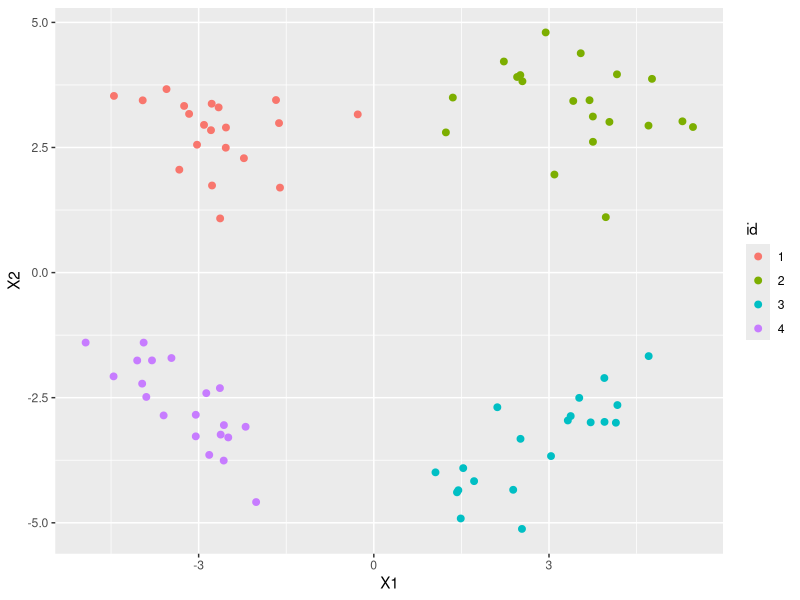

Reproduce this figure in R.
## ---- chunk 1
library(mvtnorm)
library(ggplot2)
## ---- chunk 2
genCluster<-function(n,id,mu=c(0,0),sigma=diag(2)){
  d<-data.frame(rmvnorm(n,mean=mu,sigma=sigma))
  d$id<-id
  return(d)
}

#upper left- isotropic
red<-genCluster(20,"1",mu=c(-3,3)) #sigma=cbind(c(2,-.5),c(-.5,2))
#upper right- stretched horizontally
blue<-genCluster(20,"2",c(3,3),sigma=matrix(c(1.5,0,0,1),nrow=2))
#lower right- positive correlation
green<-genCluster(20,"3",c(3,-3),sigma=matrix(c(1,.8,.8,1),nrow=2))
#lower left- negative correlation
black<-genCluster(20,"4",c(-3,-3),sigma=matrix(c(1,-.8,-.8,1),nrow=2))
dat<-rbind(red,blue,green,black)
ggplot(data=dat)+geom_point(aes(x=X1,y=X2,color=id),size=2)
## ---- chunk 3
#for rmvt sampling from multivariate t, use type="shifted" to match notation of Murphy book
